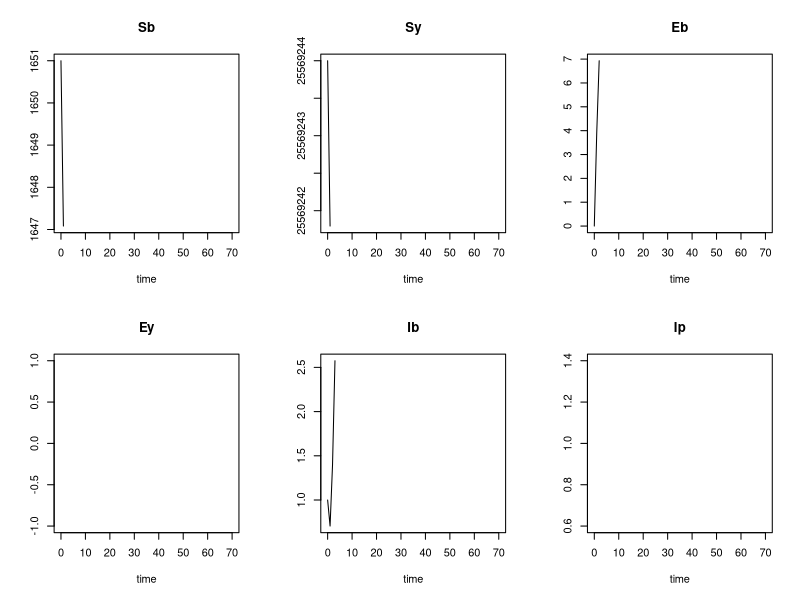

Recreate this plot in R.
## ---- chunk 1
library("deSolve")

## ---- chunk 2
# TODO fixe logical bug

# variables
tau_p <- 8.893084e+00
tau_b <- 1.793090e+01

A <- 1.15
B <- 0.08
C <- 0.1


parameters <- c(p       = 6.459494e-05, # fraction susceptible to bite
                alpha   = 1.904753e-03, # rate of bites
                beta    = 2.233049e+00, # between-host infection
                gamma_b = 2.293953e-01, # E to I
                gamma_p = 2.863875e-01, # E to I
                delta_b = 2.626527e-01, # recovery + death
                delta_p = 3.413748e-01, # recovery + death
                epsilon = 3.204494e-02, # I_b to I_p
                kk      = 1.105443e+00, # Imperfect intervention
                N       = 25570895     # population size
                )

S_b_0 <- as.integer(parameters["N"]*parameters["p"])
S_p_0 <- as.integer(parameters["N"] ) - S_b_0

state <- c(Sb = S_b_0, Sy= S_p_0, Eb = 0, Ey =  0, Ib = 1, Ip = 1)

times <- seq(0, 70,  by = 1)

flea <- function (t){
  return (A + B*sin((pi/180.)*t) + C*cos((pi/180.)*t))
}
intervention_p <- function (t){
  return (1. - 1./(parameters["kk"] + (tau_p - t)^2))
}
intervention_b <- function (t){
  return (1. - 1./(parameters["kk"] + (tau_b - t)^2))
}

deterministic_model <- function(t, y, parms){
  with(as.list(c(parms, y, t)),{
    delta.Sb <- -alpha*flea(t)*intervention_b(t)*y["Sb"] - beta*intervention_p(t)*y["Sb"]*y["Ip"]/N
    delta.Sy <- -beta*intervention_p(t)*y["Sy"]*y["Ip"]/N
    delta.Eb <- alpha*flea(t)*intervention_b(t)*y["Sb"] - gamma_b*y["Eb"]
    delta.Ey <- beta*intervention_p(t)*(y["Sb"]+y["Sy"])*y["Ib"]/N - gamma_p*y[" Ey"]
    delta.Ib <- gamma_b*y["Eb"] - epsilon*y["Ib"] - delta_b*y["Ib"]
    delta.Ip <- gamma_p*y[" Ey"] + epsilon*y["Ib"] - delta_p*y["Ip"]


        return(list(c(delta.Sb, delta.Sy, delta.Eb, delta.Ey, delta.Ib, delta.Ip)))
       })
}

# Run the ode model and save the output to the out variable
out <- ode(times = times, y = state,   parms = parameters, func = deterministic_model, method = "euler")

plot(out)
